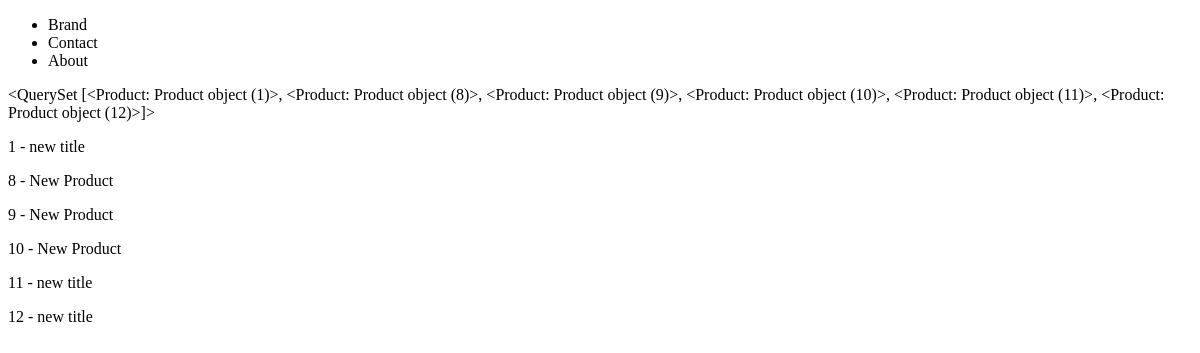
Before: /products/ with the older database file.
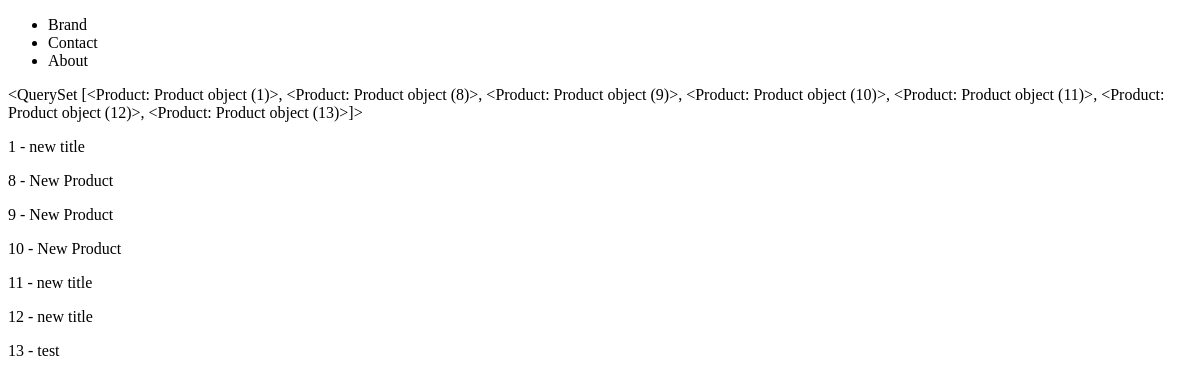
After: the same page with the newer database file.
### products/models.py (models this page shows)
class Product(models.Model):
	title 		= models.CharField(max_length=120) # max_length = required
	description = models.TextField(blank=True, null=True)
	price 		= models.DecimalField(decimal_places=2, max_digits= 10000)
	summary 	= models.TextField(blank=False, null=False)
	featured 	= models.BooleanField(default=True)

### products/views.py (the view)
# urls.py: path('products/', product_list_view, name='product-list-view'),
def product_list_view(request):
	querylist = Product.objects.all()
	context = {
		"object_list" : querylist
	}
	return render(request, "products/product_list.html", context)

### products/templates/products/product_list.html
{% extends 'base.html' %}
{% block content %}
{{ object_list }}
{% for instance in object_list %}
	<p>{{ instance.id }} - {{ instance.title }}</p>
{% endfor %}
{% endblock %}

### templates/base.html (shortened to what this page needs)
<!DOCTYPE html>
<html lang="en">
		<head>
		</head>
	<body>
		{% include 'navbar.html' %}
		{% block content %}{% endblock %}
	</body>
</html>

### templates/navbar.html
<nav>
	<ul>
		<li>Brand</li>
		<li>Contact</li>
		<li>About</li>
	</ul>
</nav>

Changed rows visible on the page:
computed for Product: id "…(11)>, <Product: Product object (12)>]>" → "…(11)>, <Product: Product object (12)>, <Product: Product object (13)>]>"
added Product: id "13", title "test"
